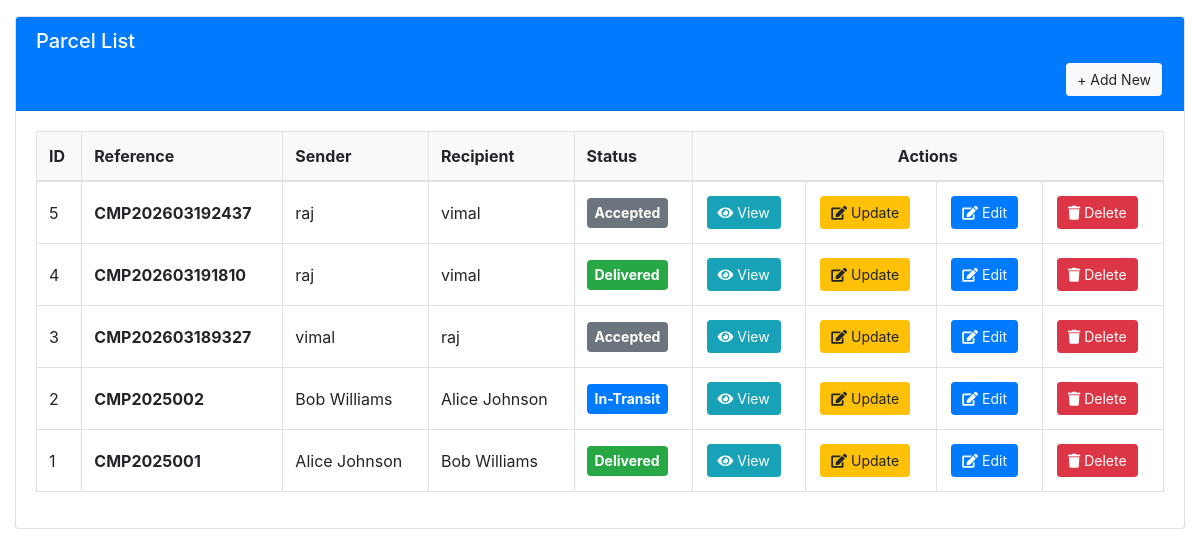
Page /parcel_list.php on the committed database.
### tables this page shows
CREATE TABLE parcels (
    id INT PRIMARY KEY AUTO_INCREMENT,
    reference_number VARCHAR(50) UNIQUE NOT NULL,
    customer_id INT,
    sender_name VARCHAR(100) NOT NULL,
    sender_address TEXT NOT NULL,
    sender_contact VARCHAR(20) NOT NULL,
    recipient_name VARCHAR(100) NOT NULL,
    recipient_address TEXT NOT NULL,
    recipient_contact VARCHAR(20) NOT NULL,
    type INT DEFAULT 0,
    from_branch_id INT,
    to_branch_id INT,
    total DECIMAL(10,2) DEFAULT 0,
    status INT DEFAULT 0,
    date_created DATETIME DEFAULT CURRENT_TIMESTAMP,
    FOREIGN KEY (customer_id) REFERENCES customers(id) ON DELETE SET NULL,
    FOREIGN KEY (from_branch_id) REFERENCES branches(id) ON DELETE SET NULL,
    FOREIGN KEY (to_branch_id) REFERENCES branches(id) ON DELETE SET NULL
);

### parcel_list.php (the view, shortened to what this page needs)
<?php
require_once 'db_connect.php';
?>
<!DOCTYPE html>
<html>
<head>
    <link rel="stylesheet" href="https://cdn.jsdelivr.net/npm/bootstrap@4.5.2/dist/css/bootstrap.min.css">
    <link rel="stylesheet" href="https://cdnjs.cloudflare.com/ajax/libs/font-awesome/5.15.4/css/all.min.css">
</head>
<body>
<div class="container-fluid mt-3">
    <div class="card">
        <div class="card-header bg-primary text-white">
            <h5>Parcel List</h5>
            <a href="?page=new_parcel" class="btn btn-light btn-sm float-right">+ Add New</a>
        </div>
        <div class="card-body">
            <table class="table table-bordered table-hover">
                <thead class="bg-light">
                    <tr>
                        <th>ID</th>
                        <th>Reference</th>
                        <th>Sender</th>
                        <th>Recipient</th>
                        <th>Status</th>
                        <th colspan="4" class="text-center">Actions</th>
                    </tr>
                </thead>
                <tbody>
                    <?php
                    $qry = $conn->query("SELECT * FROM parcels ORDER BY id DESC");
                    while($row = $qry->fetch_assoc()):
                        $status_names = ['Accepted','Collected','Shipped','In-Transit','Arrived','Out for Delivery','Ready','Delivered','Picked-up','Failed'];
                        $status_colors = ['secondary','info','primary','primary','info','warning','primary','success','success','danger'];
                    ?>
                    <tr>
                        <td><?php echo $row['id']; ?></td>
                        <td><strong><?php echo $row['reference_number']; ?></strong></td>
                        <td><?php echo $row['sender_name']; ?></td>
                        <td><?php echo $row['recipient_name']; ?></td>
                        <td>
                            <span class="badge badge-<?php echo $status_colors[$row['status']]; ?>" style="font-size:14px; padding:8px;">
                                <?php echo $status_names[$row['status']]; ?>
                            </span>
                        </td>
                        <td>
                            <a href="view_parcel.php?id=<?php echo $row['id']; ?>"
                               class="btn btn-info btn-sm"
                               target="_blank">
                                <i class="fa fa-eye"></i> View
                            </a>
                        </td>
                        <td>
                            <button class="btn btn-warning btn-sm"
                                    onclick="openUpdateModal(<?php echo $row['id']; ?>, <?php echo $row['status']; ?>)">
                                <i class="fa fa-edit"></i> Update
                            </button>
                        </td>
                        <td>
                            <a href="?page=edit_parcel&id=<?php echo $row['id']; ?>"
                               class="btn btn-primary btn-sm">
                                <i class="fa fa-edit"></i> Edit
                            </a>
                        </td>
                        <td>
                            <a href="delete_parcel.php?id=<?php echo $row['id']; ?>"
                               class="btn btn-danger btn-sm"
                               onclick="return confirm('Delete this parcel?')">
                                <i class="fa fa-trash"></i> Delete
                            </a>
                        </td>
                    </tr>
                    <?php endwhile; ?>
                </tbody>
            </table>
        </div>
    </div>
</div>
</body>
</html>

### parcel_list.php (style rules this page uses)
.table td { vertical-align: middle; }
.btn-sm { padding: 5px 10px; margin: 2px; }

### rows in the picture
parcels: id "5", reference_number "CMP202603192437", sender_name "raj", recipient_name "vimal", status "Accepted"
parcels: id "4", reference_number "CMP202603191810", sender_name "raj", recipient_name "vimal", status "Delivered"
parcels: id "3", reference_number "CMP202603189327", sender_name "vimal", recipient_name "raj", status "Accepted"
parcels: id "2", reference_number "CMP2025002", sender_name "Bob Williams", recipient_name "Alice Johnson", status "In-Transit"
parcels: id "1", reference_number "CMP2025001", sender_name "Alice Johnson", recipient_name "Bob Williams", status "Delivered"
